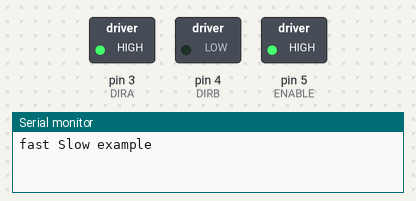
Bench run of a sketch on a simulated Arduino Uno, built with avr-gcc and run on an emulated ATmega328P. Parts: switched loads named in the sketch (green lamp = pin HIGH), the last lines printed to the serial monitor.

Above: at 0.1 s.
At 13.1 s:
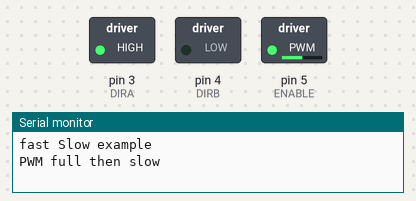
At 15.1 s:
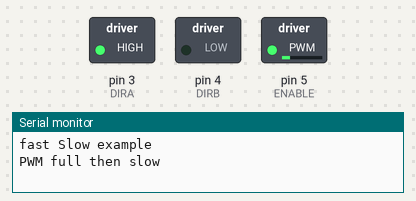
At 19.1 s:
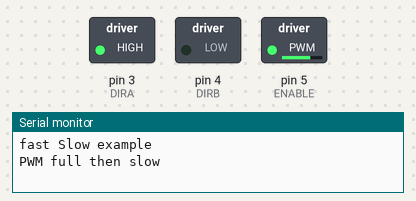
At 23.1 s:
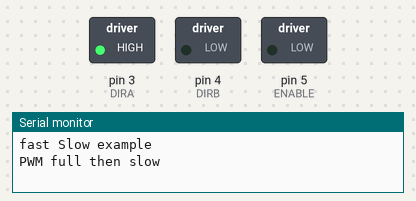
At 37.1 s:
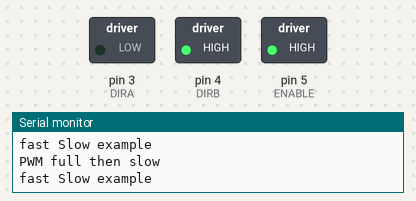
Timing chart, 0 to 38.6 s (numbered marks = the images above):
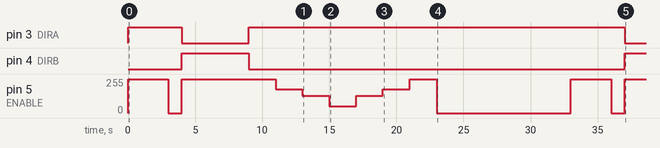

The sketch:

DC_Motor.ino
```cpp
#define ENABLE 5
#define DIRA 3
#define DIRB 4


void setup() {
  //---set pin direction
  pinMode(ENABLE,OUTPUT);
  pinMode(DIRA,OUTPUT);
  pinMode(DIRB,OUTPUT);
  Serial.begin(9600);
}

void loop() {
  //---back and forth example
  Serial.println("fast Slow example");
  //---fast/slow stop example
  digitalWrite(ENABLE,HIGH); //enable on
  digitalWrite(DIRA,HIGH); //one way
  digitalWrite(DIRB,LOW);
  delay(3000);
  digitalWrite(ENABLE,LOW); //slow stop
  delay(1000);
  digitalWrite(ENABLE,HIGH); //enable on
  digitalWrite(DIRA,LOW); //one way
  digitalWrite(DIRB,HIGH);
  delay(3000);
  digitalWrite(DIRA,LOW); //fast stop
  delay(2000);

  Serial.println("PWM full then slow");
  //---PWM example, full speed then slow
  analogWrite(ENABLE,255); //enable on
  digitalWrite(DIRA,HIGH); //one way
  digitalWrite(DIRB,LOW);
  delay(2000);
  analogWrite(ENABLE,180); //half speed
  delay(2000);
  analogWrite(ENABLE,128); //half speed
  delay(2000);
  analogWrite(ENABLE,50); //half speed
  delay(2000);
  analogWrite(ENABLE,128); //half speed
  delay(2000);
  analogWrite(ENABLE,180); //half speed
  delay(2000);
  analogWrite(ENABLE,255); //half speed
  delay(2000);
  digitalWrite(ENABLE,LOW); //all done
  delay(10000);
}
```

Measured:
- by itself, pin 3 (DIRA): LOW → HIGH at 0.00 s, → LOW 4.0 s later, → HIGH 5.0 s later, → LOW 28.0 s later
- by itself, pin 4 (DIRB): LOW → HIGH at 4.0 s, → LOW 5.0 s later, → HIGH 28.0 s later
- by itself, pin 5 (ENABLE): 0/255 → 255/255 at 0.00 s, → 0/255 3.0 s later, → 255/255 1.0 s later, → 180/255 7.0 s later, … (13 changes in this stretch)
